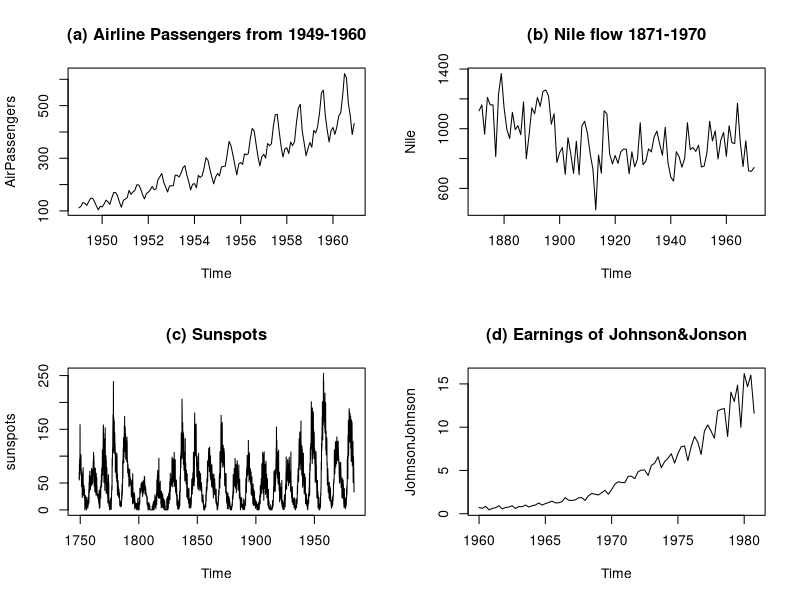
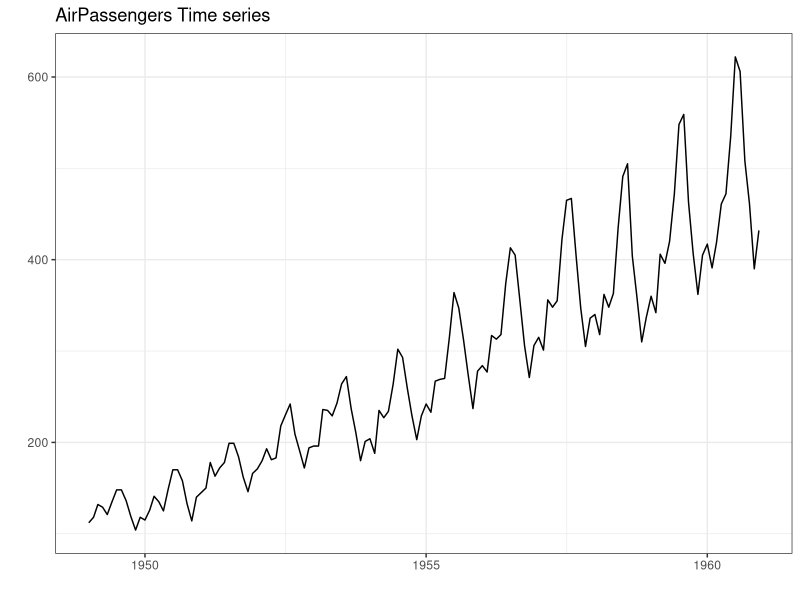
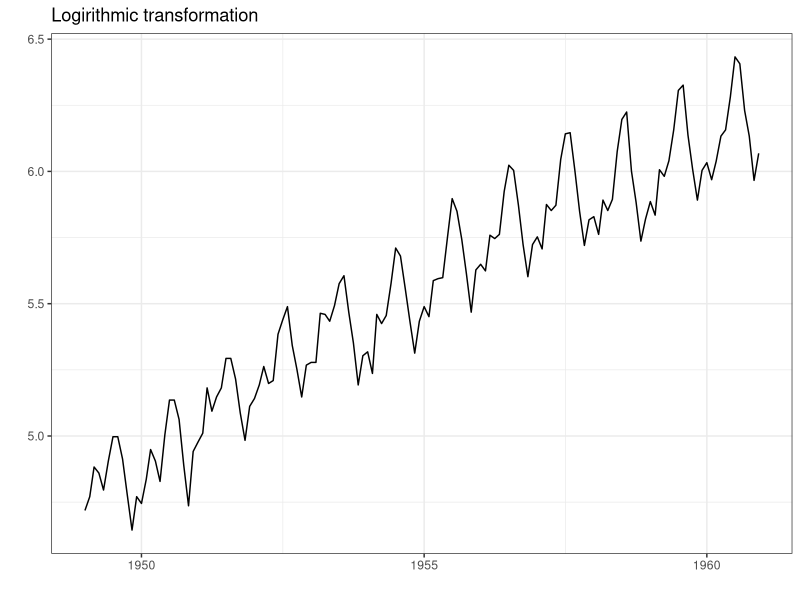
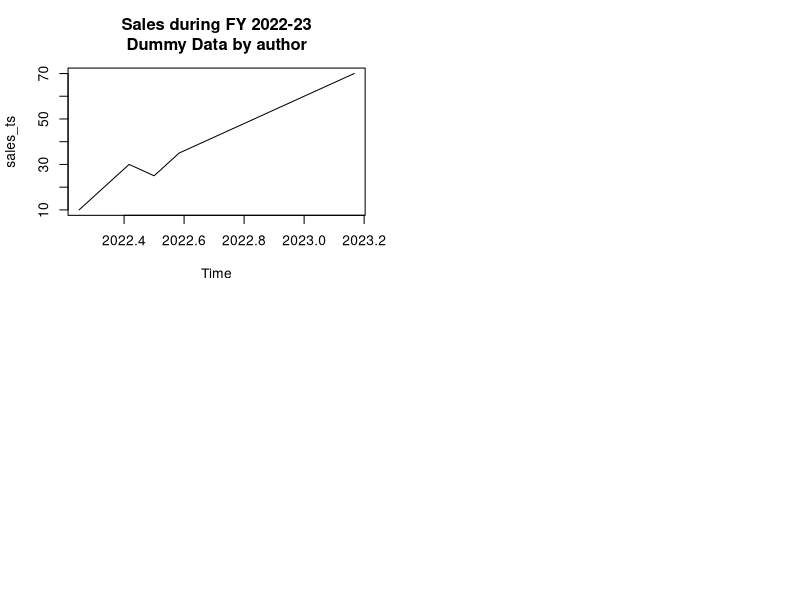
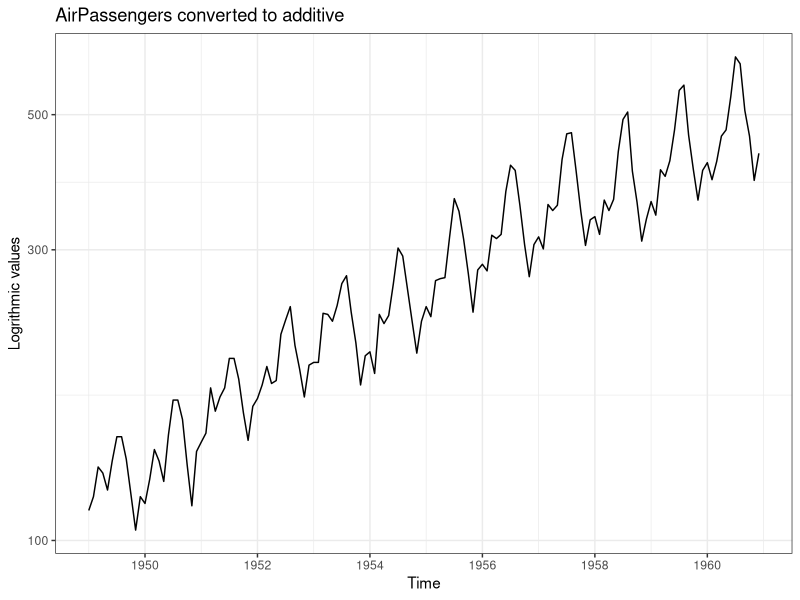
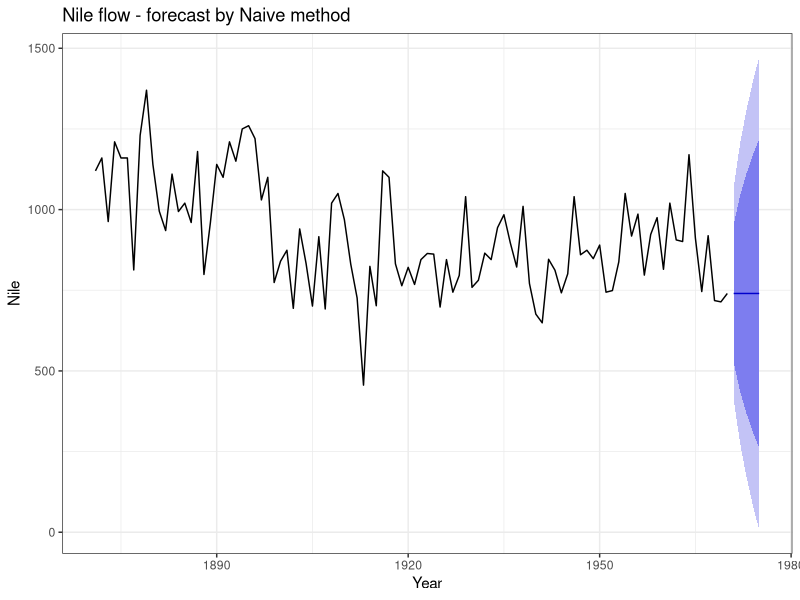
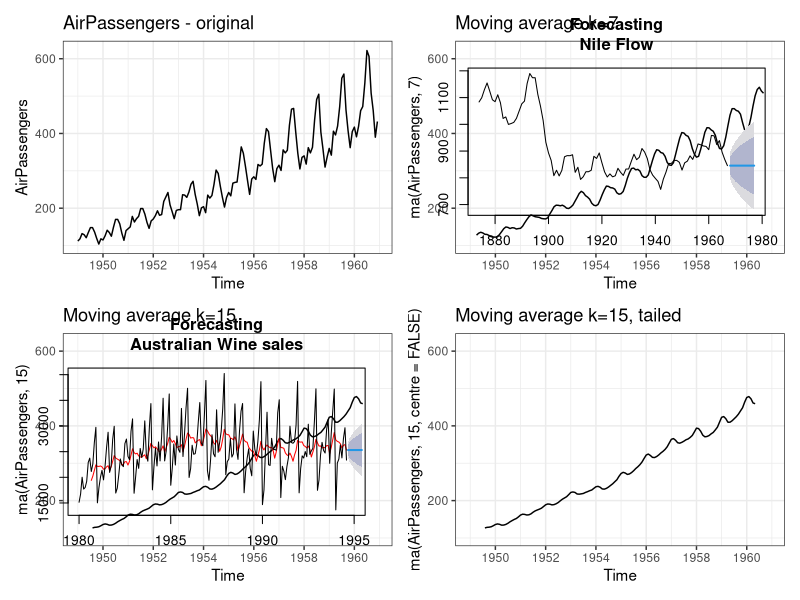
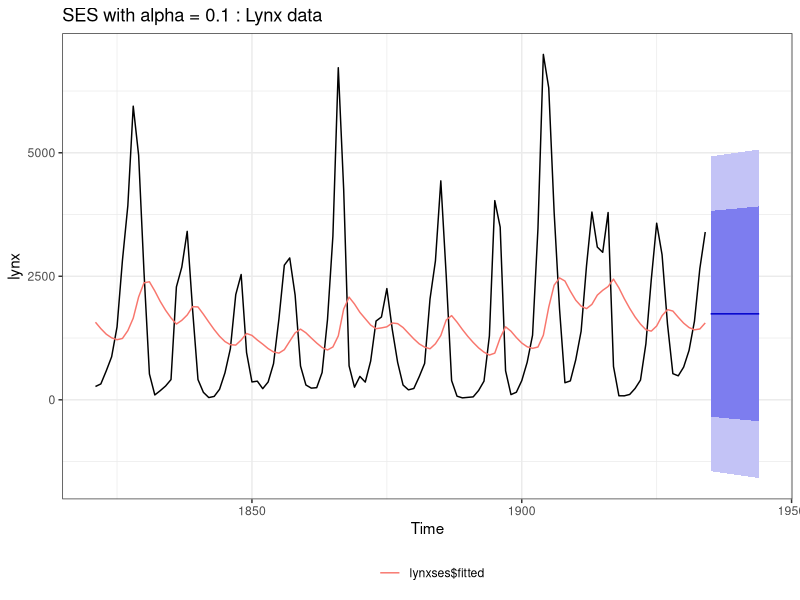

The R script that drew these images, in order:
## ---- chunk 1
par(mfrow = c(2,2))
plot(AirPassengers, main= "(a) Airline Passengers from 1949-1960")
plot(Nile, main = "(b) Nile flow 1871-1970")
plot(sunspots, main = "(c) Sunspots")
plot(JohnsonJohnson, main = "(d) Earnings of Johnson&Jonson")
## ---- chunk 2
library(ggplot2)
library(ggfortify)
autoplot(AirPassengers) +
  theme_bw() +
  labs(title = "AirPassengers Time series")
autoplot(log(AirPassengers)) +
  theme_bw() +
  labs(title = "Logirithmic transformation")
## ---- chunk 3
library(forecast)
library(ggplot2)
## ---- chunk 4
# Create a numeric vector representing monthly sales data for a year
sales <- c(10, 20, 30, 25, 35, 40, 45, 50, 55, 60, 65, 70)

# Create a time series object with monthly frequency starting from January
sales_ts <- ts(sales, start = c(2022, 4), frequency = 12)

# Print the time series object
sales_ts

## ---- chunk 5
class(sales_ts)
## ---- chunk 6
Nile
## ---- chunk 7
# Plotting in base R
plot(sales_ts, main = "Sales during FY 2022-23\nDummy Data by author")

forecast::autoplot(AirPassengers) +
  scale_y_log10('Logrithmic values') +
  ggtitle('AirPassengers converted to additive') +
  theme_bw()
## ---- chunk 8

forecast::naive(Nile, h = 5) %>% 
  autoplot() +
  theme_bw() +
  labs(title = "Nile flow - forecast by Naive method",
       x = "Year")


## ---- chunk 9
library(patchwork)
lims <- c(min(AirPassengers), max(AirPassengers))

p1 <- autoplot(AirPassengers) +
  scale_y_continuous(limits = lims)+
  labs(title = 'AirPassengers - original') +
  theme_bw()

p2 <- autoplot(ma(AirPassengers,7)) +
  scale_y_continuous(limits = lims)+
  labs(title = 'Moving average k=7') +
  theme_bw()

p3 <- autoplot(ma(AirPassengers,15, centre = FALSE)) +
  scale_y_continuous(limits = lims)+
  labs(title = 'Moving average k=15, tailed') +
  theme_bw()

p4 <- autoplot(ma(AirPassengers,15)) +
  scale_y_continuous(limits = lims)+
  labs(title = 'Moving average k=15') +
  theme_bw()

(p1 + p2)/(p4 + p3)
## ---- chunk 10
# USING FORECAST
ma_nile <- ma(Nile, order = 7, centre = FALSE)
future_nile <- forecast(ma_nile, h = 10)
plot(future_nile, main = "Forecasting\nNile Flow")

# Using zoo
library(zoo)
naive(zoo::rollmean(wineind, k = 9, align = "right")) |> 
  plot(ylim=c(min(wineind), max(wineind)), 
       xlim=c(1980, 1995),
       col="red", 
       main = "Forecasting\nAustralian Wine sales")

lines(wineind)
## ---- chunk 11

lynxses <- ses(lynx, h= 10, alpha = 0.1)
holtfit <- holt(airmiles, h = 10, alpha = 0.3, beta = 0.1)

autoplot(lynxses) +
  autolayer(lynxses$fitted) +
  ggplot2::ggtitle('SES with alpha = 0.1 : Lynx data') +
  ggplot2::theme_bw() +
  ggplot2::theme(legend.position = "bottom") +
  ggplot2::labs(color = "")

autoplot(holtfit) +
  autolayer(holtfit$fitted) +
  ggplot2::ggtitle("Holt's Linear Trend method with beta = 0.1 : AirMiles data") +
  ggplot2::theme_bw() +
  ggplot2::theme(legend.position = "bottom") +
  ggplot2::labs(color = "")
## ---- chunk 12
library(ggplot2)

holtfit <- holt(airmiles, h = 10, alpha = 0.3, beta = 0.1, damped = TRUE, phi = 0.8)
autoplot(holtfit) +
  autolayer(holtfit$fitted) +
  ggplot2::ggtitle('Damped Trend Forecast with phi=0.8') +
  ggplot2::theme_bw() +
  ggplot2::theme(legend.position = "bottom") +
  ggplot2::labs(color = "")


holtfit <- holt(airmiles,
                h = 10,
                alpha = 0.3,
                beta = 0.1)

holtfit2 <- holt(
  airmiles,
  h = 10,
  alpha = 0.3,
  beta = 0.1,
  damped = TRUE,
  phi = 0.8
)

autoplot(airmiles)+
  autolayer(holtfit, series="Holt's method", PI = FALSE) +
  autolayer(holtfit2, series="Holt's method with damped trend", PI = FALSE)+
  ggplot2::ggtitle("Holt's method") + xlab("Year") +
  ylab("Revenue passenger miles") +
  guides(colour=guide_legend(title="Method")) +
  ggplot2::theme_bw() +
  theme(legend.position = "bottom")
## ---- chunk 13
hw1 <- hw(AirPassengers, seasonal = "additive")
hw2 <- hw(AirPassengers, seasonal = "multiplicative")


autoplot(hw1) +
  ggtitle("Additive Model")

autoplot(hw2) +
  ggtitle("Multiplicative Method")
## ---- chunk 14
decomposed_air_passengers <- decompose(AirPassengers)
summary(decomposed_air_passengers)
## ---- chunk 15
decomposed_air_passengers2 <- decompose(AirPassengers, type = "multiplicative")
summary(decomposed_air_passengers2)
## ---- chunk 16
AirPassengers |>
  decompose() |>
  plot()
## ---- chunk 17
stl(AirPassengers, s.window = "periodic") %>% 
  plot()
## ---- chunk 18
theme_set(theme(axis.text.x = element_text(angle = 90, 
                                           vjust = 0.5, 
                                           hjust=1)))
library(patchwork)
g1 <- ggseasonplot(AirPassengers) +
  theme_bw()
g2 <- ggsubseriesplot(AirPassengers) +
  ggtitle('Sub-Series Plot') +
  theme_bw()
(g1 / g2)
## ---- chunk 19
gglagplot(AirPassengers) +
  ggtitle('Lag Plots') +
  theme_bw() +
  theme(legend.position = "bottom") +
  labs(color = NULL) +
  guides(color = guide_legend(nrow = 1))
